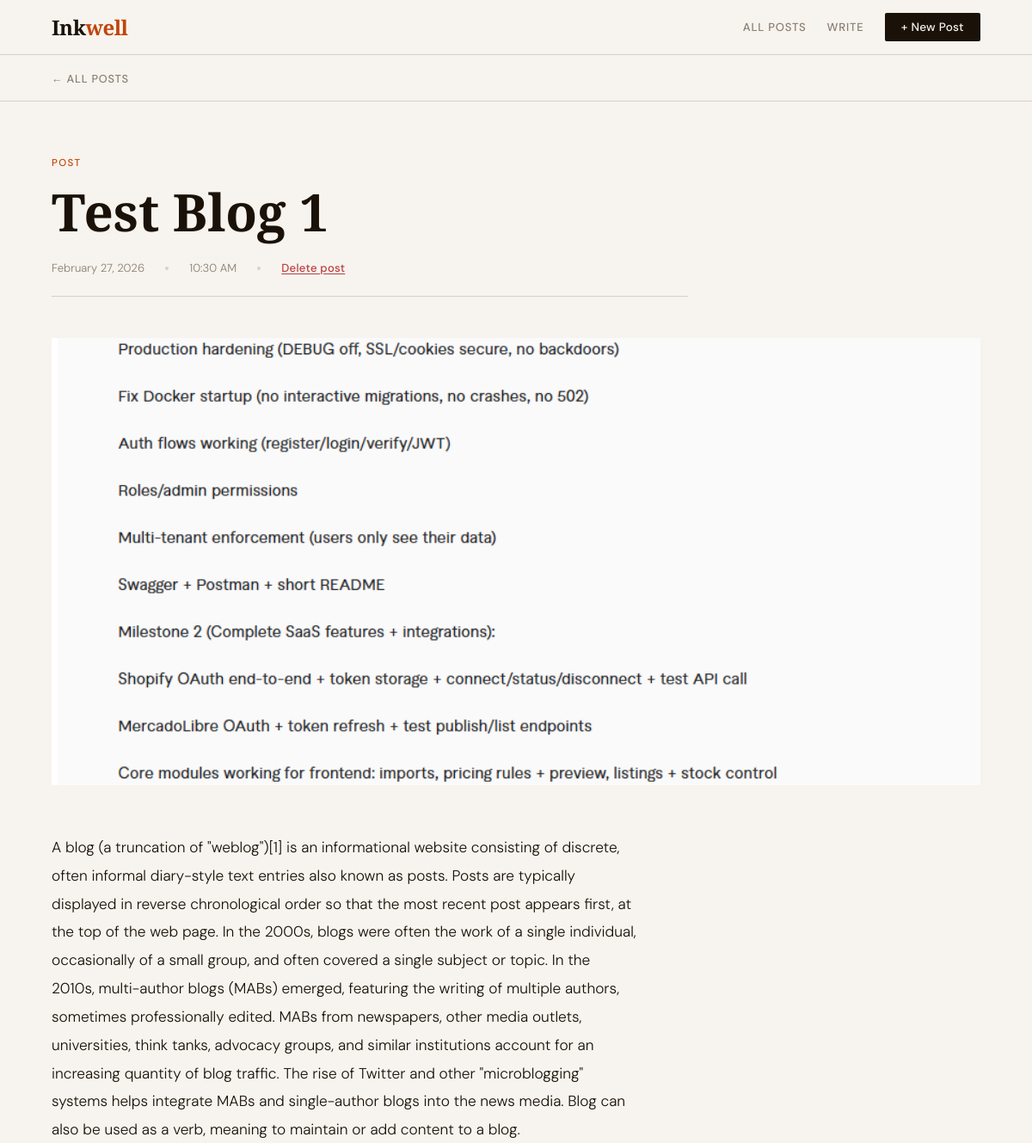
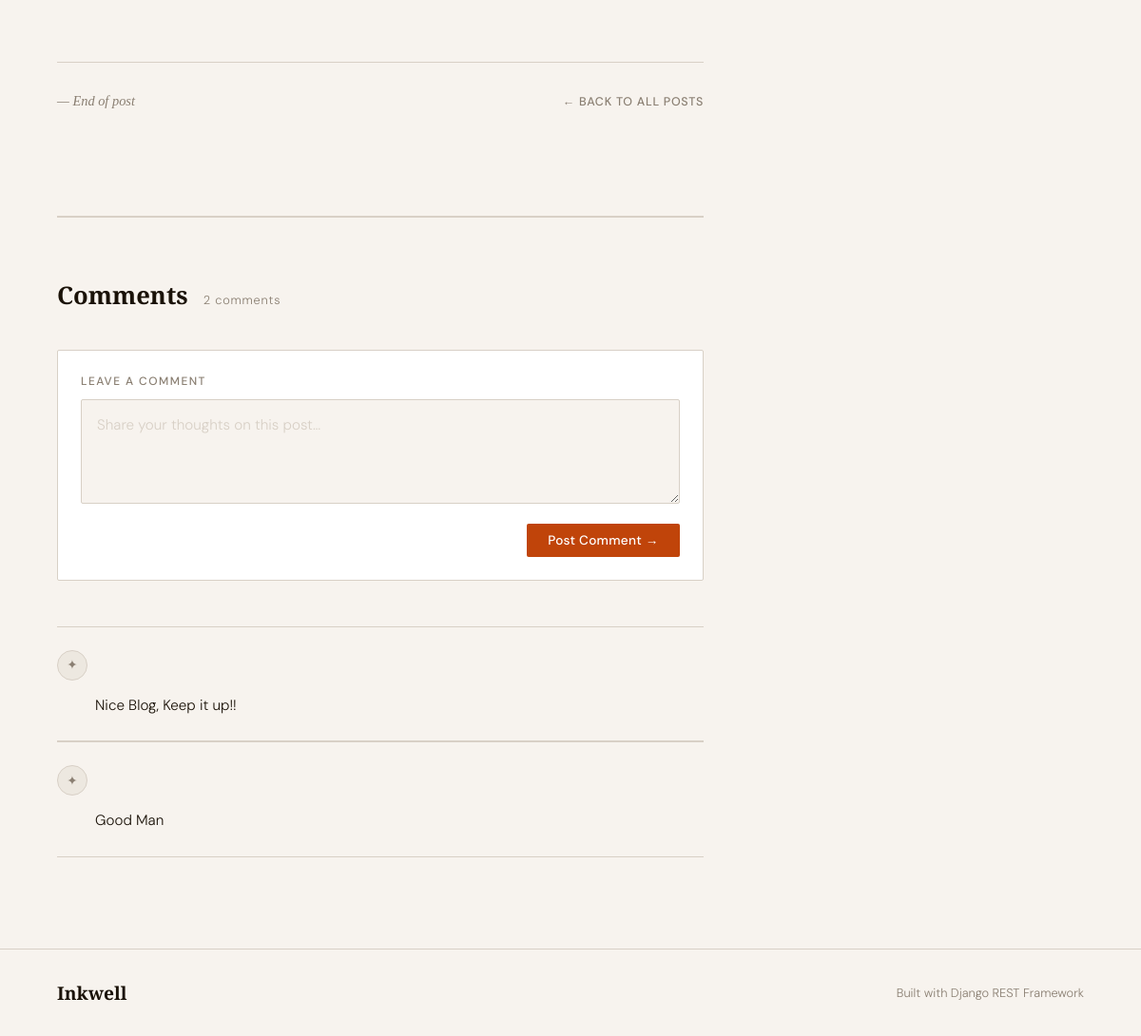
Screenshot of /blog/post_detail/1 with the database file from the repository (2 pictures, top to bottom).
### blogs/models.py (models this page shows, shortened)
class Blog(models.Model):
    blog_title = models.CharField(max_length=500)
    blog_body = models.TextField()
    images = models.ImageField(upload_to='images/', blank=True)
    created_at = models.DateTimeField(auto_now_add=True)
    updated_at = models.DateTimeField(auto_now=True)

class Comment(models.Model):
    blog = models.ForeignKey(to=Blog, on_delete=models.CASCADE, related_name='comments')
    comments = models.TextField()
    created_at = models.DateTimeField(auto_now_add=True)
    updated_at = models.DateTimeField(auto_now=True)

### blogs/views.py (the view)
# urls.py: path('post_detail/<int:pk>', views.postDetail, name='postDetail'),
def postDetail(request, pk):
    blog = Blog.objects.get(pk=pk)
    comments = Comment.objects.filter(blog=pk)
    context = {
        'blog': blog,
        'comments': comments
    }
    return render(request=request, template_name='post_details.html', context=context)

### templates/post_details.html (shortened to what this page needs)
{% load static %}
<!DOCTYPE html>
<html lang="en">
<head>
    <link rel="stylesheet" href="{% static 'css/post_detail.css' %}">
</head>
<body>
    <header>
        <a class="logo" href="{% url 'home' %}">Ink<span>well</span></a>
        <nav>
            <a class="nav-link" href="{% url 'home' %}">All Posts</a>
            <a class="nav-link" href="{% url 'addPost' %}">Write</a>
            <a class="btn btn-primary" href="{% url 'addPost' %}">+ New Post</a>
        </nav>
    </header>
    <div class="back-bar">
        <a class="back-link" href="{% url 'home' %}">← All Posts</a>
    </div>
    <div class="container">
        <article>
            <div class="article-header">
                <span class="post-tag">Post</span>
                <h1 class="article-title">{{blog.blog_title}}</h1>
                <div class="article-meta">
                    <span>February 27, 2026</span>
                    <span class="meta-divider"></span>
                    <span>10:30 AM</span>
                    <span class="meta-divider"></span>
                    <form id="deleteForm">
                        <button class="delete-btn" type="submit">
                            Delete post
                        </button>
                    </form>
                </div>
            </div>
            {% if blog.images %}
            <img class="article-cover" src="{{ blog.images.url}}" alt="Post cover" loading="lazy" />
            {% endif %}
            <div class="article-body">
                <p>{{blog.blog_body}}</p>
            </div>
            <div class="article-end">
                <span class="article-end-label">— End of post</span>
                <a class="back-link" href="{% url 'home' %}"
                    style="text-transform:uppercase;font-size:0.78rem;font-weight:500;color:var(--muted);text-decoration:none;letter-spacing:0.06em;">
                    ← Back to all posts
                </a>
            </div>
        </article>
        <div class="comments-section">
            <div class="comments-heading">
                <h2>Comments</h2>
                <span class="comments-count">2 comments</span>
            </div>
            <div class="comment-form-wrapper">
                <form id="commentForm">
                    <label class="comment-form-label" for="body">Leave a comment</label>
                    <textarea class="comment-textarea" id="body" name="comments"
                        placeholder="Share your thoughts on this post…" required></textarea>
                    <div class="comment-form-actions">
                        <button class="btn-comment" type="submit">Post Comment →</button>
                    </div>
                </form>
            </div>
            {% if comments %}
            {% for comment in comments %}
            <div class="comments-list">
                <div class="comment-item">
                    <div class="comment-meta">
                        <div class="comment-avatar">✦</div>
                    </div>
                    <p class="comment-body">{{comment.comments}}</p>
                </div>
            </div>
            {% endfor %}
            {% else %}
            <div>
                <p class="comment-body">No Comment for this blog.</p>
            </div>
            {% endif %}
        </div>
    </div>
    <footer>
        <span class="footer-logo">Inkwell</span>
        <span>Built with Django REST Framework</span>
    </footer>
</body>
</html>

### rows the page displays
Blog: blog_title "Test Blog 1", images (picture), blog_body "A blog (a truncation of \"weblog\")[1] is an informational website consisting of discrete, often informal diary-style text entries also known as posts. Posts are typically displayed in reverse chronological order so that the most recent post appears first, at the top of the web page. In the 2000s, blogs were often the work of a single individual, occasionally of a small group, and often covered a single subject or topic. In the 2010s, multi-author blogs (MABs) emerged, featuring the writing of multiple authors, sometimes professionally edited. MABs from newspapers, other media outlets, universities, think tanks, advocacy groups, and similar institutions account for an increasing quantity of…"
Comment: comments "Nice Blog, Keep it up!!"
Comment: comments "Good Man"
